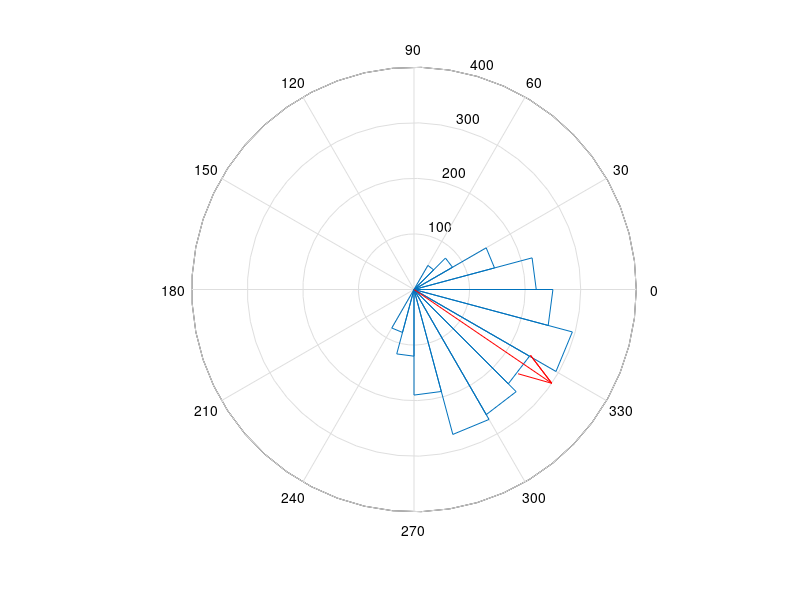

MATLAB code for this plot:
t=[0.25:0.5:11.75]*pi/6;
a=[220 150 80 50 0 0 0 0 0 0 0 0 0 0 0 0 80 120 190 270 260 240 295 250];
A=[];
for ii=1:24
    A=[A,ones(1,a(ii))*t(ii)];
end

figure
h   = rose(A,24);


x=mean(cos(A));
y=mean(sin(A));
cmean   = x+i*y;

meanA   = angle(cmean)+2*pi;
hold on
compass(cmean/abs(cmean)*300,'r');


